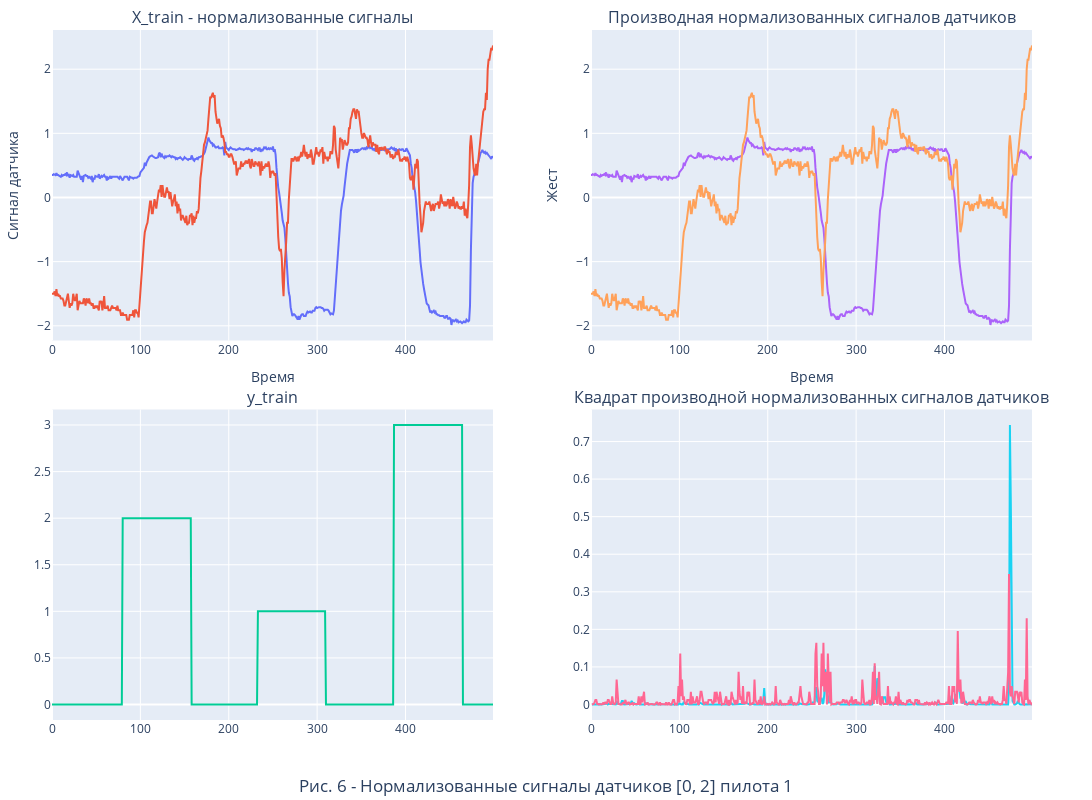

Notebook cell for this chart:
### Code cell
Pilot_id = 1
time_start = 100
time_end = 600
sensors = list([0, 2, #5, 8, 12, 15, 17, 19, 21, 24, 27, 29, 30, 33, 36, 38
])

plot_counter = 6

timesteps=[time_start, time_end]


df_1 = pd.DataFrame(
    data = X_train[Pilot_id], 
    index = [s for s in range(X_train[Pilot_id].shape[0])], 
    columns = [s for s in range(X_train[Pilot_id].shape[1])]
    ).iloc[timesteps[0]:timesteps[1],:][sensors]
    
# Нормализация данных
scaler = StandardScaler()
scaler.fit(df_1)
df_1 = pd.DataFrame(scaler.transform(df_1))

fig = make_subplots(rows=2, cols=2, 
    subplot_titles=(f'X_train - нормализованные сигналы',  f'Производная нормализованных сигналов датчиков',
    'y_train', f'Квадрат производной нормализованных сигналов датчиков'), vertical_spacing = 0.1,
)

for i in df_1.columns: 
    fig.add_trace(go.Scatter(x=df_1.index, y=df_1[i], name=str(df_1[i].name)), row=1, col=1)

df_2 = pd.DataFrame(data = y_train[Pilot_id], index = [s for s in range(y_train[Pilot_id].shape[0])]).iloc[timesteps[0]:timesteps[1],:]

for i in df_2.columns: 
    fig.add_trace(go.Scatter(x=df_1.index, y=df_2[i], name=str(df[i].name)), row=2, col=1)


df_3 = pd.DataFrame(df_1.diff(), index = range(df_1.index[0], df_1.index[-1]+1))


for i in df_3.columns: 
    fig.add_trace(go.Scatter(x=df_1.index, y=df_1[i], name=str(df_1[i].name)), row=1, col=2)

#  датасет квадрата производной
df_4 = pd.DataFrame(np.power(df_1.diff(),2), index = range(df_1.index[0], df_1.index[-1]+1))

for i in df_4.columns: 
    fig.add_trace(go.Scatter(x=df_1.index, y=df_4[i], name=str(df_4[i].name)), row=2, col=2)

fig.update_layout(title={'text':f'Рис. {plot_counter} - Нормализованные сигналы датчиков {sensors} пилота {Pilot_id}', 
'x':0.5, 'y':0.01}
)

fig.update_layout(width=1200, height=800, legend_title_text ='Номер датчика',
                    xaxis_title_text  = 'Время',  yaxis_title_text = 'Сигнал датчика', #yaxis_range=[1500, 1700], 
                    xaxis2_title_text = 'Время', yaxis2_title_text = 'Жест', #yaxis2_range= [0 , 200],
                    margin=dict(l=40, r=60, t=30, b=80), 
                    showlegend=False # легенда загромождает картинку
)

fig.show()

### Figure 1 — Plotly figure (JSON) as saved in the notebook; plotly's stock layout.template omitted (floating-point values rounded to 4 significant figures; data arrays with more than 128 entries replaced by an {"elided": "..."} marker saying what was removed)
{"data": [{"name": "0", "type": "scatter", "x": {"elided": "500 int values"}, "xaxis": "x", "y": {"elided": "500 float values"}, "yaxis": "y"}, {"name": "1", "type": "scatter", "x": {"elided": "500 int values"}, "xaxis": "x", "y": {"elided": "500 float values"}, "yaxis": "y"}, {"name": "0", "type": "scatter", "x": {"elided": "500 int values"}, "xaxis": "x3", "y": {"elided": "500 int values"}, "yaxis": "y3"}, {"name": "0", "type": "scatter", "x": {"elided": "500 int values"}, "xaxis": "x2", "y": {"elided": "500 float values"}, "yaxis": "y2"}, {"name": "1", "type": "scatter", "x": {"elided": "500 int values"}, "xaxis": "x2", "y": {"elided": "500 float values"}, "yaxis": "y2"}, {"name": "0", "type": "scatter", "x": {"elided": "500 int values"}, "xaxis": "x4", "y": {"elided": "500 float values"}, "yaxis": "y4"}, {"name": "1", "type": "scatter", "x": {"elided": "500 int values"}, "xaxis": "x4", "y": {"elided": "500 float values"}, "yaxis": "y4"}], "layout": {"annotations": [{"font": {"size": 16}, "showarrow": false, "text": "X_train - нормализованные сигналы", "x": 0.225, "xanchor": "center", "xref": "paper", "y": 1, "yanchor": "bottom", "yref": "paper"}, {"font": {"size": 16}, "showarrow": false, "text": "Производная нормализованных сигналов датчиков", "x": 0.775, "xanchor": "center", "xref": "paper", "y": 1, "yanchor": "bottom", "yref": "paper"}, {"font": {"size": 16}, "showarrow": false, "text": "y_train", "x": 0.225, "xanchor": "center", "xref": "paper", "y": 0.45, "yanchor": "bottom", "yref": "paper"}, {"font": {"size": 16}, "showarrow": false, "text": "Квадрат производной нормализованных сигналов датчиков", "x": 0.775, "xanchor": "center", "xref": "paper", "y": 0.45, "yanchor": "bottom", "yref": "paper"}], "height": 800, "legend": {"title": {"text": "Номер датчика"}}, "margin": {"b": 80, "l": 40, "r": 60, "t": 30}, "showlegend": false, "title": {"text": "Рис. 6 - Нормализованные сигналы датчиков [0, 2] пилота 1", "x": 0.5, "y": 0.01}, "width": 1200, "xaxis": {"anchor": "y", "domain": [0, 0.45], "title": {"text": "Время"}}, "xaxis2": {"anchor": "y2", "domain": [0.55, 1], "title": {"text": "Время"}}, "xaxis3": {"anchor": "y3", "domain": [0, 0.45]}, "xaxis4": {"anchor": "y4", "domain": [0.55, 1]}, "yaxis": {"anchor": "x", "domain": [0.55, 1], "title": {"text": "Сигнал датчика"}}, "yaxis2": {"anchor": "x2", "domain": [0.55, 1], "title": {"text": "Жест"}}, "yaxis3": {"anchor": "x3", "domain": [0, 0.45]}, "yaxis4": {"anchor": "x4", "domain": [0, 0.45]}}}
